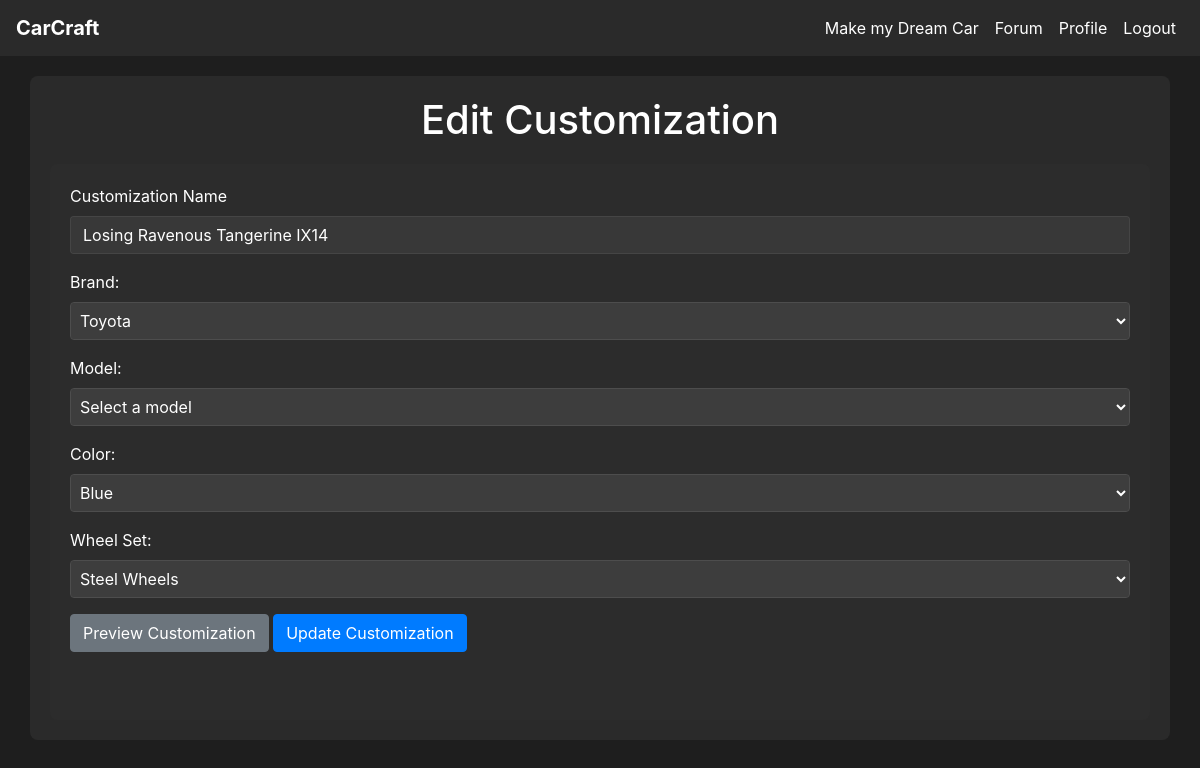
/edit_customization/12 (signed in), run on an earlier commit of the app's database.
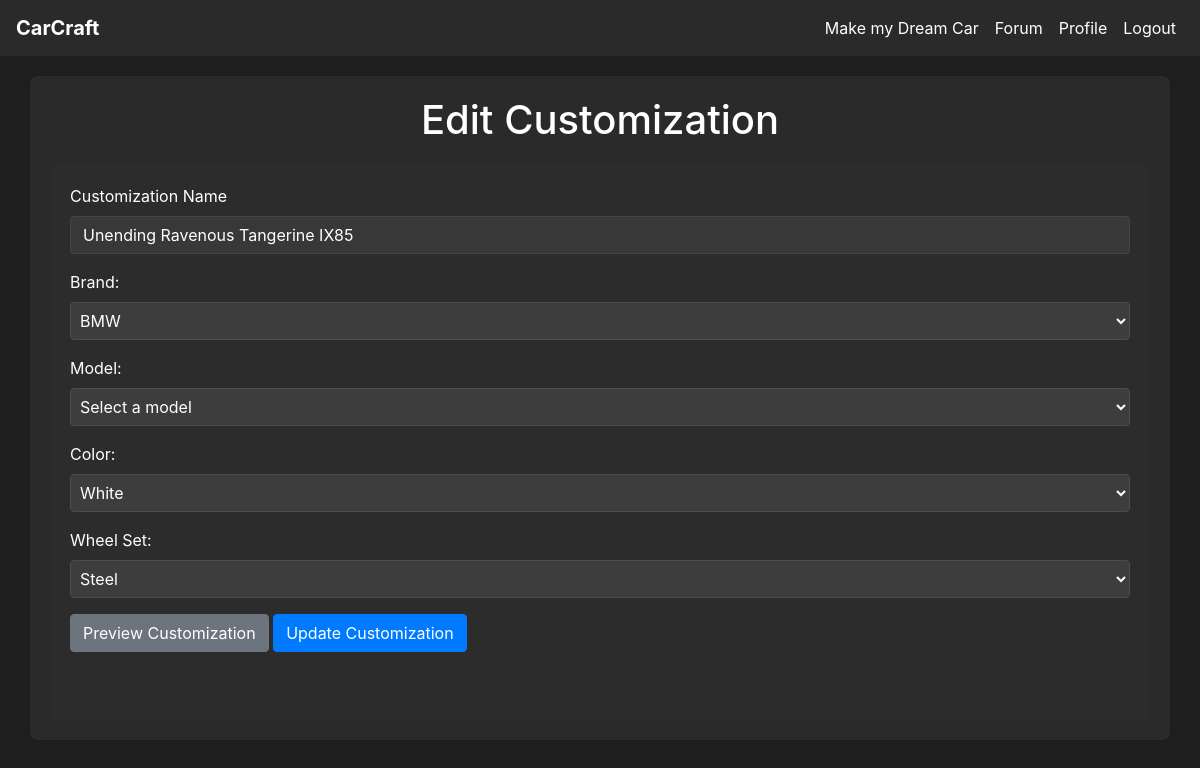
And on a later commit of the database.
### tables this page shows
CREATE TABLE customization (
    customization_id INTEGER PRIMARY KEY AUTOINCREMENT,
    customization_name VARCHAR(100) NOT NULL,
    user_id INTEGER NOT NULL,
    model_id INTEGER NOT NULL,
    color_id INTEGER NOT NULL,
    wheel_id INTEGER NOT NULL,
    created_at DATETIME DEFAULT CURRENT_TIMESTAMP,
    FOREIGN KEY (user_id) REFERENCES user(user_id),
    FOREIGN KEY (model_id) REFERENCES model(model_id),
    FOREIGN KEY (color_id) REFERENCES color(color_id),
    FOREIGN KEY (wheel_id) REFERENCES wheel_set(wheel_id)
);

CREATE TABLE color (
    color_id INTEGER PRIMARY KEY AUTOINCREMENT,
    name VARCHAR(50)
);

CREATE TABLE wheel_set (
    wheel_id INTEGER PRIMARY KEY AUTOINCREMENT,
    name VARCHAR(100),
    description TEXT
);

CREATE TABLE model (
    model_id INTEGER PRIMARY KEY AUTOINCREMENT,
    brand_id INTEGER NOT NULL,
    type_id INTEGER NOT NULL,
    name VARCHAR(100) NOT NULL,
    FOREIGN KEY (brand_id) REFERENCES brand(brand_id),
    FOREIGN KEY (type_id) REFERENCES vehicle_type(type_id)
);

CREATE TABLE brand (
    brand_id INTEGER PRIMARY KEY AUTOINCREMENT,
    name VARCHAR(20)
);

### app.py (the view, shortened to what this page needs)
@app.route('/edit_customization/<int:customization_id>', methods=['GET', 'POST'])
@login_required
def edit_customization(customization_id):
    db = get_db_connection()
    customization = db.execute('''
        SELECT customization.customization_id,
               customization.customization_name,
               customization.model_id,
               customization.color_id,
               customization.wheel_id,
               model.brand_id
        FROM customization
        JOIN model ON customization.model_id = model.model_id
        WHERE customization.customization_id = ?
    ''', (customization_id,)).fetchone()
    if not customization:
        return "Customization not found", 404
    brands = db.execute('SELECT brand_id, name FROM brand').fetchall()
    colors = db.execute('SELECT color_id, name FROM color').fetchall()
    wheels = db.execute('SELECT wheel_id, name FROM wheel_set').fetchall()
    models = db.execute('SELECT model_id, name FROM model WHERE brand_id = ?', (customization['brand_id'],)).fetchall()
    return render_template('edit_customization.html', customization=customization, brands=brands, colors=colors, wheels=wheels, models=models)

### app.py (called while the page is built)
def get_db_connection():
    conn = sqlite3.connect(DATABASE)
    conn.row_factory = sqlite3.Row  # This enables column access by name: row['column_name']
    return conn

@login_manager.user_loader
def load_user(user_id):
    return User.get(user_id)

    @staticmethod
    def get(user_id):
        conn = get_db_connection()
        user_data = conn.execute('SELECT * FROM user WHERE user_id = ?', (user_id,)).fetchone()
        conn.close()
        if user_data:
            return User(
                user_id=user_data['user_id'],
                username=user_data['username'],
                email=user_data['email'],
                password_hash=user_data['password_hash'],
                admin=bool(user_data['admin'])
            )
        return None

### templates/edit_customization.html (shortened to what this page needs)
{% extends 'base.html' %}
{% block content %}
<h1 class="text-center">Edit Customization</h1>
<div class="container">
    <form id="edit-customization-form" method="POST" action="{{ url_for('edit_customization', customization_id=customization.customization_id) }}" class="mb-5">
        <div class="form-group">
            <label for="customization_name">Customization Name</label>
            <input type="text" id="customization_name" name="customization_name" class="form-control"
                   value="{{ customization.customization_name }}" required>
        </div>
        <div class="form-group">
            <label for="brand_id">Brand:</label>
            <select name="brand_id" id="brand_id" class="form-control" required>
                {% for brand in brands %}
                    <option value="{{ brand.brand_id }}" {% if brand.brand_id == customization.brand_id %}selected{% endif %}>
                        {{ brand.name }}
                    </option>
                {% endfor %}
            </select>
        </div>
        <div class="form-group">
            <label for="model_id">Model:</label>
            <select name="model_id" id="model_id" class="form-control" required>
                <option value="" disabled>Select a model</option>
            </select>
        </div>
        <div class="form-group">
            <label for="color_id">Color:</label>
            <select name="color_id" id="color_id" class="form-control">
                {% for color in colors %}
                    <option value="{{ color.color_id }}" {% if color.color_id == customization.color_id %}selected{% endif %}>
                        {{ color.name }}
                    </option>
                {% endfor %}
            </select>
        </div>
        <div class="form-group">
            <label for="wheel_id">Wheel Set:</label>
            <select name="wheel_id" id="wheel_id" class="form-control">
                {% for wheel in wheels %}
                    <option value="{{ wheel.wheel_id }}" {% if wheel.wheel_id == customization.wheel_id %}selected{% endif %}>
                        {{ wheel.name }}
                    </option>
                {% endfor %}
            </select>
        </div>
        <button type="button" id="preview-button" class="btn btn-secondary">Preview Customization</button>
        <button type="submit" class="btn btn-primary">Update Customization</button>
    </form>
</div>
{% endblock %}

What changed in the data, as far as the page shows it:
changed customization: customization_name "Losing Ravenous Tangerine IX14" → "Unending Ravenous Tangerine IX85"; color_id "Blue" → "White"; wheel_id "Steel Wheels" → "Steel"
now on this page (row edited): model: brand_id "BMW"
Also different on the page:
form field brand_id: "Toyota" → (not shown)
